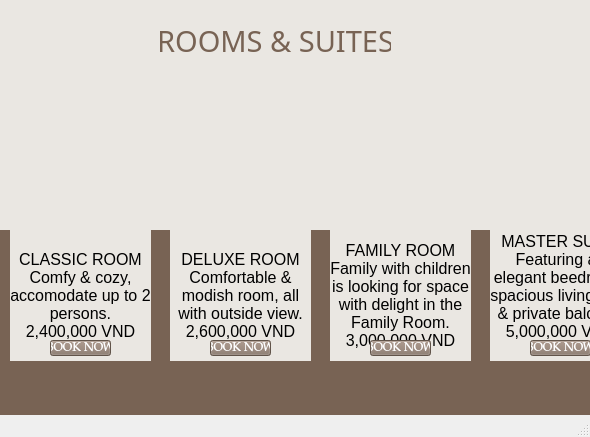
<?xml version="1.0" encoding="UTF-8"?>
<ui version="4.0">
 <class>MainWindow</class>
 <widget class="QMainWindow" name="MainWindow">
  <property name="geometry">
   <rect>
    <x>0</x>
    <y>0</y>
    <width>590</width>
    <height>437</height>
   </rect>
  </property>
  <property name="windowTitle">
   <string>MainWindow</string>
  </property>
  <widget class="QWidget" name="centralwidget">
   <widget class="QLabel" name="label">
    <property name="geometry">
     <rect>
      <x>0</x>
      <y>0</y>
      <width>791</width>
      <height>231</height>
     </rect>
    </property>
    <property name="styleSheet">
     <string notr="true">background-color: rgb(234, 231, 226);</string>
    </property>
    <property name="text">
     <string/>
    </property>
   </widget>
   <widget class="QLabel" name="label_2">
    <property name="geometry">
     <rect>
      <x>0</x>
      <y>230</y>
      <width>681</width>
      <height>231</height>
     </rect>
    </property>
    <property name="styleSheet">
     <string notr="true">background-color: rgb(120, 99, 84);</string>
    </property>
    <property name="text">
     <string/>
    </property>
   </widget>
   <widget class="QLabel" name="label_3">
    <property name="geometry">
     <rect>
      <x>10</x>
      <y>120</y>
      <width>141</width>
      <height>111</height>
     </rect>
    </property>
    <property name="text">
     <string/>
    </property>
    <property name="pixmap">
     <pixmap>C:/Users/ADMIN/Downloads/Top 17 Boutique Hotels In Shanghai, China - Updated 2024.jpg</pixmap>
    </property>
    <property name="scaledContents">
     <bool>true</bool>
    </property>
   </widget>
   <widget class="QLabel" name="label_4">
    <property name="geometry">
     <rect>
      <x>170</x>
      <y>120</y>
      <width>141</width>
      <height>111</height>
     </rect>
    </property>
    <property name="text">
     <string/>
    </property>
    <property name="pixmap">
     <pixmap>C:/Users/ADMIN/Downloads/tải xuống (2).jpg</pixmap>
    </property>
    <property name="scaledContents">
     <bool>true</bool>
    </property>
   </widget>
   <widget class="QLabel" name="label_5">
    <property name="geometry">
     <rect>
      <x>330</x>
      <y>120</y>
      <width>141</width>
      <height>111</height>
     </rect>
    </property>
    <property name="text">
     <string/>
    </property>
    <property name="pixmap">
     <pixmap>C:/Users/ADMIN/Downloads/tải xuống (3).jpg</pixmap>
    </property>
    <property name="scaledContents">
     <bool>true</bool>
    </property>
   </widget>
   <widget class="QLabel" name="label_6">
    <property name="geometry">
     <rect>
      <x>490</x>
      <y>120</y>
      <width>141</width>
      <height>111</height>
     </rect>
    </property>
    <property name="text">
     <string/>
    </property>
    <property name="pixmap">
     <pixmap>C:/Users/ADMIN/Downloads/Shangri-La Hotel.jpg</pixmap>
    </property>
    <property name="scaledContents">
     <bool>true</bool>
    </property>
   </widget>
   <widget class="QLabel" name="label_7">
    <property name="geometry">
     <rect>
      <x>10</x>
      <y>230</y>
      <width>141</width>
      <height>131</height>
     </rect>
    </property>
    <property name="font">
     <font>
      <pointsize>12</pointsize>
     </font>
    </property>
    <property name="styleSheet">
     <string notr="true">background-color: rgb(234, 231, 226);</string>
    </property>
    <property name="text">
     <string>CLASSIC ROOM 
Comfy &amp; cozy, accomodate up to 2 persons.
2,400,000 VND</string>
    </property>
    <property name="alignment">
     <set>Qt::AlignCenter</set>
    </property>
    <property name="wordWrap">
     <bool>true</bool>
    </property>
   </widget>
   <widget class="QLabel" name="label_8">
    <property name="geometry">
     <rect>
      <x>170</x>
      <y>230</y>
      <width>141</width>
      <height>131</height>
     </rect>
    </property>
    <property name="font">
     <font>
      <pointsize>12</pointsize>
     </font>
    </property>
    <property name="styleSheet">
     <string notr="true">background-color: rgb(234, 231, 226);</string>
    </property>
    <property name="text">
     <string>DELUXE ROOM 
Comfortable &amp; modish room, all with outside view.
2,600,000 VND</string>
    </property>
    <property name="alignment">
     <set>Qt::AlignCenter</set>
    </property>
    <property name="wordWrap">
     <bool>true</bool>
    </property>
   </widget>
   <widget class="QLabel" name="label_9">
    <property name="geometry">
     <rect>
      <x>330</x>
      <y>230</y>
      <width>141</width>
      <height>131</height>
     </rect>
    </property>
    <property name="font">
     <font>
      <pointsize>12</pointsize>
     </font>
    </property>
    <property name="styleSheet">
     <string notr="true">background-color: rgb(234, 231, 226);</string>
    </property>
    <property name="text">
     <string>FAMILY ROOM 
Family with children is looking for space with delight in the Family Room.
3,000,000 VND</string>
    </property>
    <property name="alignment">
     <set>Qt::AlignCenter</set>
    </property>
    <property name="wordWrap">
     <bool>true</bool>
    </property>
   </widget>
   <widget class="QLabel" name="label_10">
    <property name="geometry">
     <rect>
      <x>490</x>
      <y>230</y>
      <width>141</width>
      <height>131</height>
     </rect>
    </property>
    <property name="font">
     <font>
      <pointsize>12</pointsize>
     </font>
    </property>
    <property name="styleSheet">
     <string notr="true">background-color: rgb(234, 231, 226);</string>
    </property>
    <property name="text">
     <string>MASTER SUITE 
Featuring an elegant beedroom, spacious living area &amp; private balcony.
5,000,000 VND
</string>
    </property>
    <property name="alignment">
     <set>Qt::AlignCenter</set>
    </property>
    <property name="wordWrap">
     <bool>true</bool>
    </property>
   </widget>
   <widget class="QPushButton" name="pushButton">
    <property name="geometry">
     <rect>
      <x>50</x>
      <y>340</y>
      <width>61</width>
      <height>16</height>
     </rect>
    </property>
    <property name="font">
     <font>
      <family>Palatino Linotype</family>
     </font>
    </property>
    <property name="styleSheet">
     <string notr="true">background-color: rgb(136, 117, 104);
color: rgb(255, 255, 255);</string>
    </property>
    <property name="text">
     <string>BOOK NOW</string>
    </property>
   </widget>
   <widget class="QPushButton" name="pushButton_2">
    <property name="geometry">
     <rect>
      <x>210</x>
      <y>340</y>
      <width>61</width>
      <height>16</height>
     </rect>
    </property>
    <property name="font">
     <font>
      <family>Palatino Linotype</family>
     </font>
    </property>
    <property name="styleSheet">
     <string notr="true">background-color: rgb(136, 117, 104);
color: rgb(255, 255, 255);</string>
    </property>
    <property name="text">
     <string>BOOK NOW</string>
    </property>
   </widget>
   <widget class="QPushButton" name="pushButton_3">
    <property name="geometry">
     <rect>
      <x>370</x>
      <y>340</y>
      <width>61</width>
      <height>16</height>
     </rect>
    </property>
    <property name="font">
     <font>
      <family>Palatino Linotype</family>
     </font>
    </property>
    <property name="styleSheet">
     <string notr="true">background-color: rgb(136, 117, 104);
color: rgb(255, 255, 255);</string>
    </property>
    <property name="text">
     <string>BOOK NOW</string>
    </property>
   </widget>
   <widget class="QPushButton" name="pushButton_4">
    <property name="geometry">
     <rect>
      <x>530</x>
      <y>340</y>
      <width>61</width>
      <height>16</height>
     </rect>
    </property>
    <property name="font">
     <font>
      <family>Palatino Linotype</family>
     </font>
    </property>
    <property name="styleSheet">
     <string notr="true">background-color: rgb(136, 117, 104);
color: rgb(255, 255, 255);</string>
    </property>
    <property name="text">
     <string>BOOK NOW</string>
    </property>
   </widget>
   <widget class="QLabel" name="label_11">
    <property name="geometry">
     <rect>
      <x>160</x>
      <y>20</y>
      <width>231</width>
      <height>41</height>
     </rect>
    </property>
    <property name="font">
     <font>
      <family>Nirmala UI Semilight</family>
      <pointsize>22</pointsize>
     </font>
    </property>
    <property name="styleSheet">
     <string notr="true">color: rgb(120, 99, 84);</string>
    </property>
    <property name="text">
     <string>ROOMS &amp; SUITES</string>
    </property>
    <property name="alignment">
     <set>Qt::AlignCenter</set>
    </property>
   </widget>
  </widget>
  <widget class="QMenuBar" name="menubar">
   <property name="geometry">
    <rect>
     <x>0</x>
     <y>0</y>
     <width>590</width>
     <height>18</height>
    </rect>
   </property>
  </widget>
  <widget class="QStatusBar" name="statusbar"/>
 </widget>
 <resources/>
 <connections/>
</ui>
